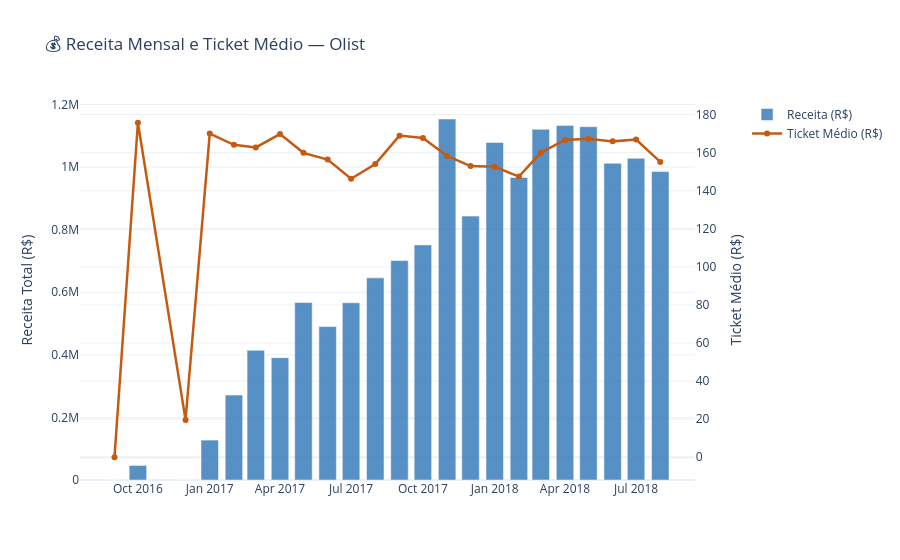

Here is the notebook cell this chart was saved with:
### Markdown cell above
## 7. Receita Mensal

### Code cell
# Somando pagamentos por pedido
receita_por_pedido = pagamentos.groupby('order_id')['payment_value'].sum().reset_index()
receita_por_pedido.columns = ['order_id', 'valor_total']

df_receita = df.merge(receita_por_pedido, on='order_id', how='left')

receita_mensal = (
    df_receita.groupby('ano_mes')
    .agg(receita_total=('valor_total', 'sum'), qtd_pedidos=('order_id', 'count'))
    .reset_index()
)
receita_mensal['ano_mes_str']  = receita_mensal['ano_mes'].astype(str)
receita_mensal['ticket_medio'] = receita_mensal['receita_total'] / receita_mensal['qtd_pedidos']

fig = make_subplots(specs=[[{'secondary_y': True}]])
fig.add_trace(
    go.Bar(x=receita_mensal['ano_mes_str'], y=receita_mensal['receita_total'],
           name='Receita (R$)', marker_color=COR_AZUL, opacity=0.8),
    secondary_y=False
)
fig.add_trace(
    go.Scatter(x=receita_mensal['ano_mes_str'], y=receita_mensal['ticket_medio'],
               name='Ticket Médio (R$)', line=dict(color=COR_LARANJA, width=2.5), mode='lines+markers'),
    secondary_y=True
)
fig.update_layout(
    title='💰 Receita Mensal e Ticket Médio — Olist',
    template='plotly_white',
    hovermode='x unified'
)
fig.update_yaxes(title_text='Receita Total (R$)', secondary_y=False)
fig.update_yaxes(title_text='Ticket Médio (R$)', secondary_y=True)
fig.show()

### Figure 1 — Plotly figure (JSON) as saved in the notebook; plotly's stock layout.template omitted (floating-point values rounded to 4 significant figures)
{"data": [{"marker": {"color": "#2E75B6"}, "name": "Receita (R$)", "opacity": 0.8, "type": "bar", "x": ["2016-09", "2016-10", "2016-12", "2017-01", "2017-02", "2017-03", "2017-04", "2017-05", "2017-06", "2017-07", "2017-08", "2017-09", "2017-10", "2017-11", "2017-12", "2018-01", "2018-02", "2018-03", "2018-04", "2018-05", "2018-06", "2018-07", "2018-08"], "xaxis": "x", "y": [0.0, 46570.0, 19.62, 127500.0, 271300.0, 414400.0, 391000.0, 567100.0, 490200.0, 566400.0, 646000.0, 701200.0, 751100.0, 1154000.0, 843200.0, 1079000.0, 966500.0, 1121000.0, 1133000.0, 1129000.0, 1012000.0, 1028000.0, 985400.0], "yaxis": "y"}, {"line": {"color": "#C55A11", "width": 2.5}, "mode": "lines+markers", "name": "Ticket Médio (R$)", "type": "scatter", "x": ["2016-09", "2016-10", "2016-12", "2017-01", "2017-02", "2017-03", "2017-04", "2017-05", "2017-06", "2017-07", "2017-08", "2017-09", "2017-10", "2017-11", "2017-12", "2018-01", "2018-02", "2018-03", "2018-04", "2018-05", "2018-06", "2018-07", "2018-08"], "xaxis": "x", "y": [0.0, 175.7, 19.62, 170.1, 164.1, 162.8, 169.8, 159.9, 156.4, 146.3, 154.1, 169.0, 167.7, 158.3, 152.9, 152.6, 147.4, 160.0, 166.7, 167.3, 165.9, 166.9, 155.2], "yaxis": "y2"}], "layout": {"hovermode": "x unified", "title": {"text": "💰 Receita Mensal e Ticket Médio — Olist"}, "xaxis": {"anchor": "y", "domain": [0, 0.94]}, "yaxis": {"anchor": "x", "domain": [0, 1], "title": {"text": "Receita Total (R$)"}}, "yaxis2": {"anchor": "x", "overlaying": "y", "side": "right", "title": {"text": "Ticket Médio (R$)"}}}}
